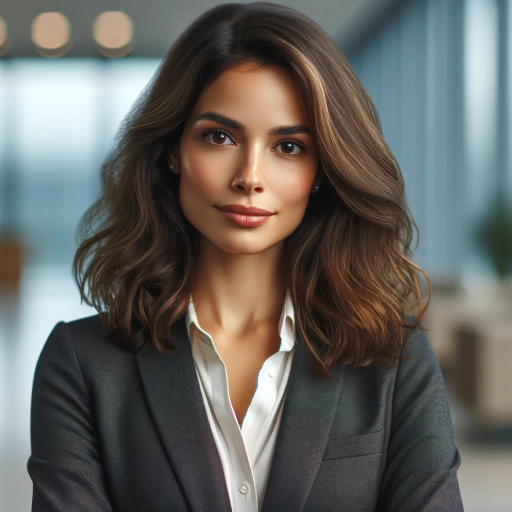
#> input picture images/professionalwoman.jpg, 1024 x 1024 px (shown at 1/2 size)
$ python -i mosaic.py   (imports and definitions only)
#> lines starting #> are read from the running program, lines starting #| are printed output that depends on the picture
# Importing necessary library
from PIL import Image


# from config import TILE_SIZE

def apply_tile_average(image, x, y, size):
    tile = image.crop((x, y, x + size, y + size))
    tile = tile.resize((1, 1))
    rgb = tile.getpixel((0, 0))
    image.paste(rgb, (x, y, x + size, y + size))
    return image


def apply_mosaic_section(image, x1, y1, x2, y2):
    tile_size = 20
    for x in range(x1, x2 + tile_size, tile_size):
        for y in range(y1, y2 + tile_size, tile_size):
            apply_tile_average(image, x, y, tile_size)
    return image


def apply_mosaic(image_path):
#> called with image_path = '../../images/professionalwoman.jpg'
    image = Image.open(image_path)
#> image is the input picture: PIL image 1024x1024 RGBA; mean R, G, B, A 101.2, 100, 96, 255
    apply_mosaic_section(image, 0, 0, image.width, image.height)
#> the loop in apply_mosaic_section, `for x in range(x1, x2 + tile_size, tile_size):` made 53 passes
#> pass 1, in apply_tile_average, `tile = image.crop((x, y, x + size, y + size))`:
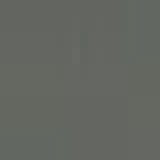
#> tile: PIL image 20x20 RGBA (shown 8 times larger); mean R, G, B, A 99.8, 103.2, 96.7, 255
#> pass 1, in apply_tile_average (call 2), `tile = image.crop((x, y, x + size, y + size))`:
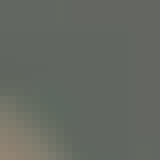
#> tile: PIL image 20x20 RGBA (shown 8 times larger); mean R, G, B, A 101, 105.3, 97.7, 255
#> pass 1, in apply_tile_average (call 3), `tile = image.crop((x, y, x + size, y + size))`:
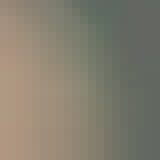
#> tile: PIL image 20x20 RGBA (shown 8 times larger); mean R, G, B, A 131.8, 126.2, 111.1, 255
#> pass 1, in apply_tile_average (call 4), `tile = image.crop((x, y, x + size, y + size))`:
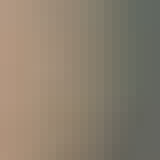
#> tile: PIL image 20x20 RGBA (shown 8 times larger); mean R, G, B, A 138.8, 126.7, 109.8, 255
#> after the loop in apply_mosaic_section, `for x in range(x1, x2 + tile_size, tile_size):`:
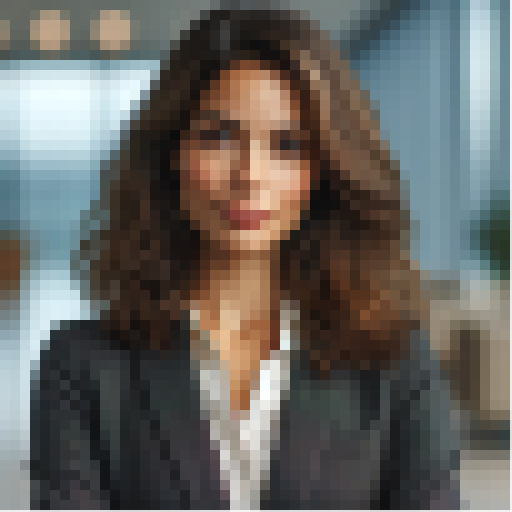
#> image: PIL image 1024x1024 RGBA (shown at 1/2 size); mean R, G, B, A 101.2, 100, 96, 253.3; transparent parts drawn white
    image.save(image_path)
    return image_path

>>> result = apply_mosaic('../../images/professionalwoman.jpg')

$ run again, on images/stitched.jpg
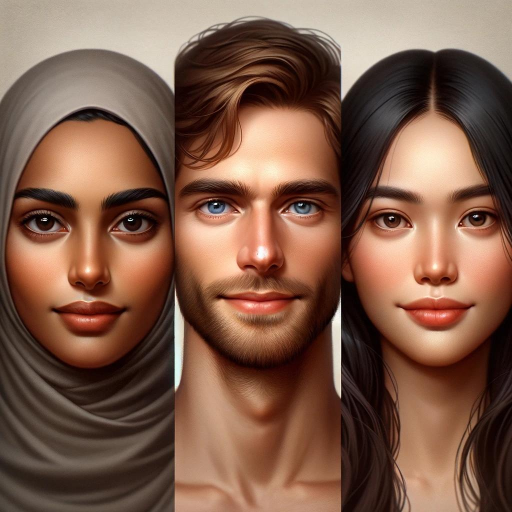
#> input picture images/stitched.jpg, 1024 x 1024 px (shown at 1/2 size)
#> in apply_mosaic, image is the input picture: PIL image 1024x1024 RGB; mean R, G, B 127.8, 92.2, 74.1
#> the loop in apply_mosaic_section, `for x in range(x1, x2 + tile_size, tile_size):` made 53 passes
#> pass 1, in apply_tile_average, `tile = image.crop((x, y, x + size, y + size))`:
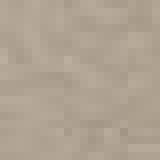
#> tile: PIL image 20x20 RGB (shown 8 times larger); mean R, G, B 174.3, 162.1, 145.9
#> after the loop in apply_mosaic_section, `for x in range(x1, x2 + tile_size, tile_size):`:
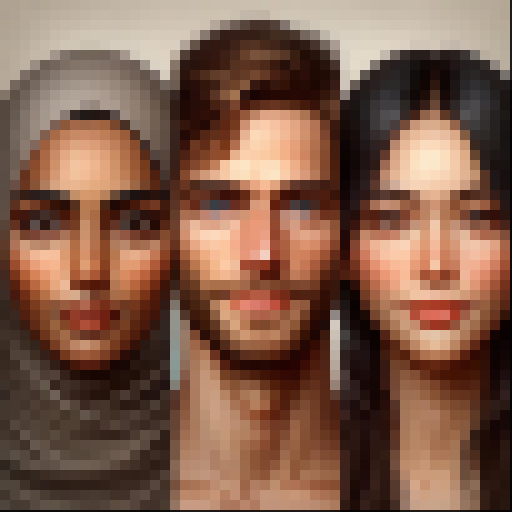
#> image: PIL image 1024x1024 RGB (shown at 1/2 size); mean R, G, B 127.2, 91.8, 73.7
